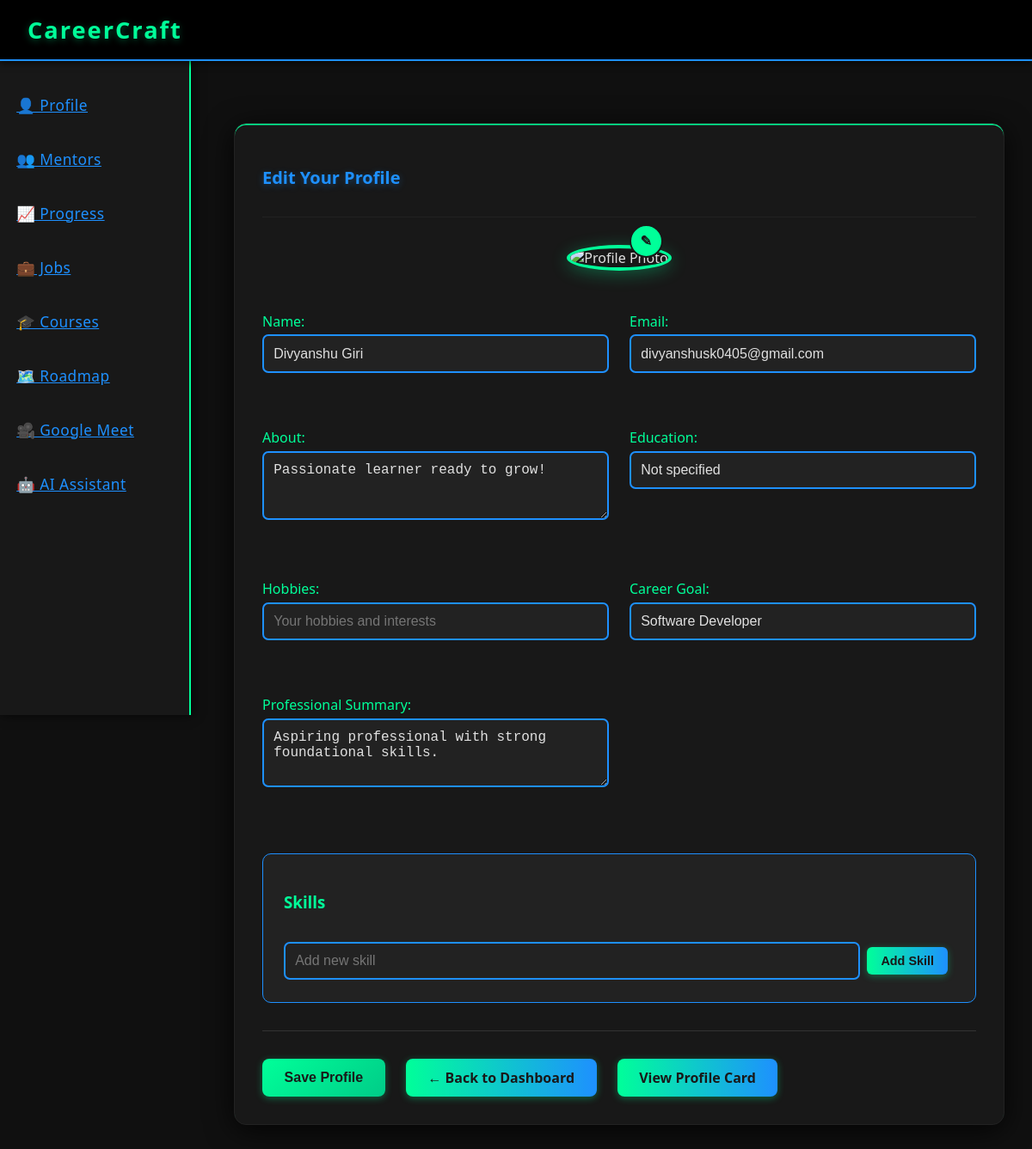
Page /resume_edit (signed in) on the earlier database version.
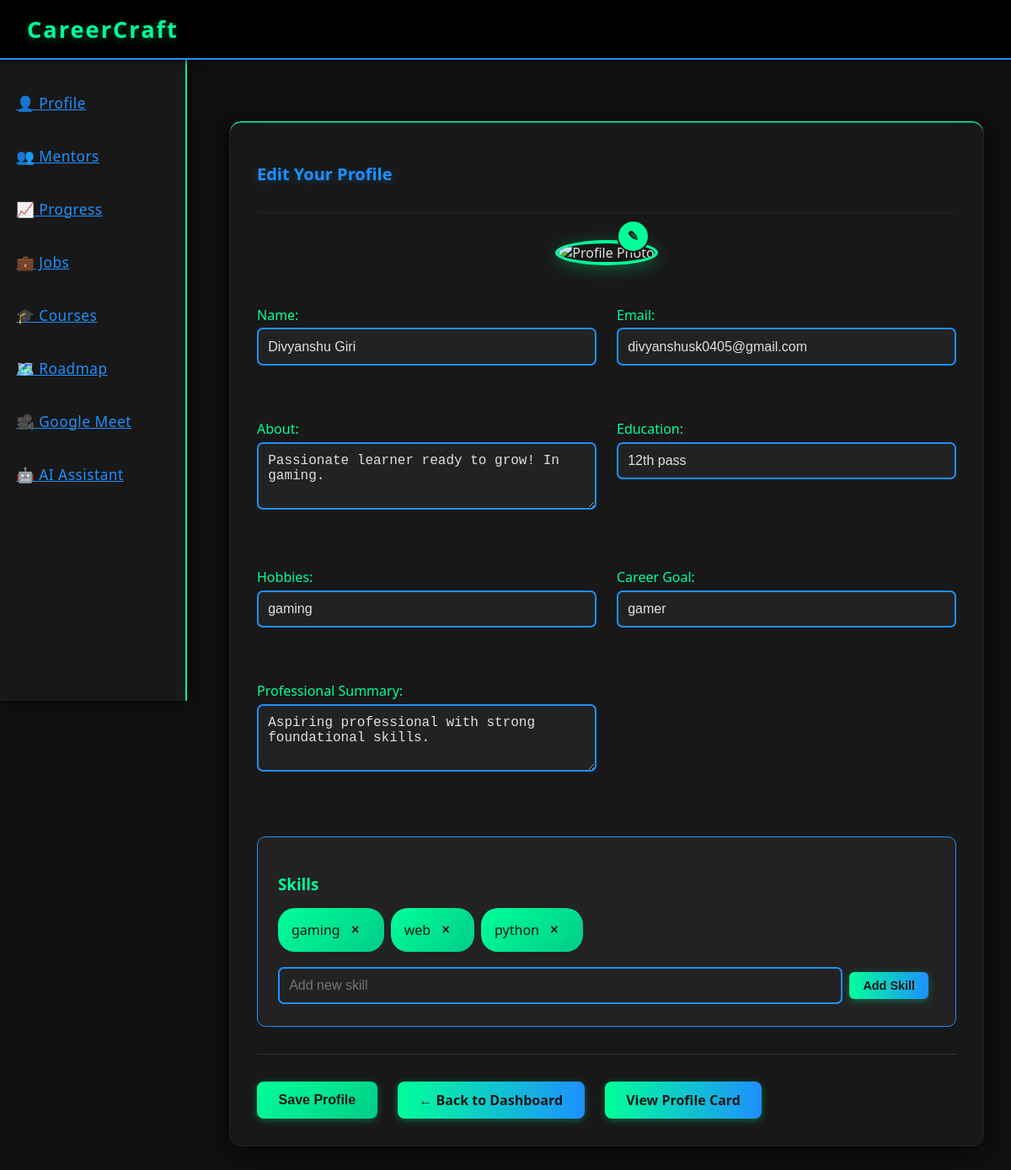
Same page on the later database version.
### models.py (models this page shows, shortened)
class User(db.Model):
    __tablename__ = 'users'
    id = db.Column(db.Integer, primary_key=True)
    email = db.Column(db.String(120), unique=True, nullable=False)
    password_hash = db.Column(db.String(256), nullable=False)
    name = db.Column(db.String(100), nullable=False, default='Student')
    phone = db.Column(db.String(20))
    career_field = db.Column(db.String(100), default='Software Developer')
    hobbies = db.Column(db.Text)
    about = db.Column(db.Text)
    education = db.Column(db.Text)
    summary = db.Column(db.Text)
    photo = db.Column(db.String(200))
    score = db.Column(db.Integer, default=0)
    level = db.Column(db.String(50), default='Beginner')
    xp = db.Column(db.Integer, default=0)
    badges = db.Column(db.Text, default=json.dumps([]))
    skills = db.Column(db.Text, default=json.dumps([]))
    created_at = db.Column(db.DateTime, default=datetime.utcnow)
    updated_at = db.Column(db.DateTime, default=datetime.utcnow, onupdate=datetime.utcnow)
    is_active = db.Column(db.Boolean, default=True)
    progress = db.relationship('UserProgress', backref='user', lazy=True)
    mentor_connections = db.relationship('MentorConnection', backref='user', lazy=True)
    def get_skills(self):
        return json.loads(self.skills) if self.skills else []

### app.py (the view, shortened to what this page needs)
@app.route('/resume_edit', methods=['GET', 'POST'])
def resume_edit():
    if request.method == 'POST':
        return redirect(url_for('save_profile'))
    if 'user_id' in session:
        user = User.query.get(session['user_id'])
        if user:
            resume_data = {
                'name': user.name,
                'email': user.email,
                'about': user.about or 'Passionate learner ready to grow!',
                'education': user.education or 'Not specified',
                'hobbies': user.hobbies or '',
                'career': user.career_field or 'Software Developer',
                'summary': user.summary or 'Aspiring professional with strong foundational skills.',
                'skills': user.get_skills(),
                'photo': user.photo or url_for('static', filename='profile_photos/default.jpg')
            }
            return render_template('resume_edit.html', resume=resume_data)

### templates/resume_edit.html (shortened to what this page needs)
{% extends "_layout.html" %}
{% block content %}
<div class="w3-main">
    <div class="card">
        <h2 class="card-title">Edit Your Profile</h2>
        <hr>
        <form method="POST" enctype="multipart/form-data" action="{{ url_for('save_profile') }}">
            <div class="profile-photo-container">
                <div class="profile-photo-wrapper">
                    <img id="profilePhotoPreview"
                         src="{{ url_for('static', filename='profile_photos/default.jpg') }}"
                         alt="Profile Photo"
                         class="profile-photo">
                    <label for="photo_upload" class="photo-upload-label" title="Change photo">
                        <span class="edit-icon">✎</span>
                    </label>
                </div>
            </div>
            <div class="profile-form-grid">
                <div class="form-group">
                    <label for="name">Name:</label>
                    <input type="text" name="name" id="name" value="{{ resume.name }}" placeholder="Your full name">
                </div>
                <div class="form-group">
                    <label for="email">Email:</label>
                    <input type="email" name="email" id="email" value="{{ resume.email }}" placeholder="Your email address">
                </div>
                <div class="form-group">
                    <label for="about">About:</label>
                    <textarea name="about" id="about" rows="3" placeholder="Tell us about yourself...">{{ resume.about }}</textarea>
                </div>
                <div class="form-group">
                    <label for="education">Education:</label>
                    <input type="text" name="education" id="education" value="{{ resume.education }}" placeholder="Your educational background">
                </div>
                <div class="form-group">
                    <label for="hobbies">Hobbies:</label>
                    <input type="text" name="hobbies" id="hobbies" value="{{ resume.hobbies }}" placeholder="Your hobbies and interests">
                </div>
                <div class="form-group">
                    <label for="career">Career Goal:</label>
                    <input type="text" name="career" id="career" value="{{ resume.career }}" placeholder="Your career aspirations">
                </div>
                <div class="form-group">
                    <label for="summary">Professional Summary:</label>
                    <textarea name="summary" id="summary" rows="3" placeholder="Brief professional summary...">{{ resume.summary }}</textarea>
                </div>
            </div>
            <div class="skills-section">
                <h3>Skills</h3>
                <div class="skills-list">
                    {% for skill in resume.skills %}
                    <span class="skill-tag">
                        {{ skill }}
                        <button type="submit" name="del_skill" value="{{ skill }}" class="remove-skill" title="Remove skill">×</button>
                    </span>
                    {% endfor %}
                </div>
                <div class="add-skill">
                    <input type="text" name="add_skill" placeholder="Add new skill" class="skill-input">
                    <button type="submit" class="btn-small">Add Skill</button>
                </div>
            </div>
            <div class="profile-actions">
                <button type="submit" class="btn btn-primary">Save Profile</button>
                <a href="{{ url_for('dashboard') }}" class="btn btn-secondary">← Back to Dashboard</a>
                <a href="{{ url_for('view_profile_card') }}" class="btn btn-outline">View Profile Card</a>
            </div>
        </form>
    </div>
</div>
{% endblock %}

### templates/_layout.html (shortened to what this page needs)
<!DOCTYPE html>
<html lang="en">
<head>
    <link rel="stylesheet" href="{{ url_for('static', filename='styles.css') }}">
</head>
<body>
    <div class="w3-topbar">
        <span class="logo">CareerCraft</span>
    </div>
    <div class="w3-sidebar">
        <a href="{{ url_for('dashboard') }}">🏠 Dashboard</a>
        <a href="{{ url_for('resume') }}">👤 Profile</a>
        <a href="{{ url_for('mentors') }}">👥 Mentors</a>
        <a href="{{ url_for('progress') }}">📈 Progress</a>
        <a href="{{ url_for('jobs') }}">💼 Jobs</a>
        <a href="{{ url_for('courses') }}">🎓 Courses</a>
        <a href="{{ url_for('roadmap') }}">🗺️ Roadmap</a>
        <a href="{{ url_for('meet') }}">🎥 Google Meet</a>
        <a href="{{ url_for('assistant') }}">🤖 AI Assistant</a>
    </div>
    {% block content %}
    {% endblock %}
</body>
</html>

### static/styles.css (style rules this page uses)
body { background: #101010; color: #e0e0e0; font-family: 'Segoe UI', Arial, sans-serif; margin: 0; min-height: 100vh; transition: background 0.5s; }
.w3-main, .container, .card, .dashboard-section { animation: fadeIn 0.8s; }
.w3-sidebar { position: fixed; left: 0; top: 0; width: 220px; height: 100vh; background: #181818; border-right: 2px solid #00ff99; box-shadow: 2px 0 12px #000a; padding-top: 2rem; display: flex; flex-direction: column; gap: 0.5rem; z-index: 10; }
.w3-sidebar a { color: #1e90ff; padding: 0.9rem 1.2rem; margin: 0.1rem 0; border-radius: 8px; font-weight: 500; font-size: 1.08rem; transition: background 0.2s, color 0.2s, box-shadow 0.2s, transform 0.2s; border: none; display: block; letter-spacing: 0.5px; }
.w3-topbar { background: #000; color: #00ff99; padding: 1rem 2rem; display: flex; align-items: center; justify-content: space-between; box-shadow: 0 2px 8px #000a; position: sticky; top: 0; z-index: 20; border-bottom: 2px solid #1e90ff; }
.w3-topbar .logo { font-size: 1.7rem; font-weight: bold; letter-spacing: 2px; text-shadow: 0 2px 8px #00ff9955; }
.w3-main { margin-left: 240px; padding: 2.5rem 2rem 2rem 2rem; transition: margin 0.3s; min-height: 100vh; }
.card, .container, .dashboard-section { background: #181818; border-radius: 14px; box-shadow: 0 6px 32px #000c, 0 1.5px 0 #00ff99 inset; border: 1.5px solid #222; padding: 2rem 2rem 1.5rem 2rem; margin: 2rem 0; transition: box-shadow 0.3s, border-color 0.3s; position: relative; }
.card-title { color: #1e90ff; font-size: 1.25rem; margin-bottom: 1rem; text-shadow: 0 2px 8px #1e90ff55; font-weight: 600; }
button, .btn, .w3-main a { background: linear-gradient(90deg, #00ff99 0%, #1e90ff 100%); color: #181818; border: none; padding: 0.7rem 1.6rem; border-radius: 8px; font-weight: bold; cursor: pointer; margin: 0.5rem 0.5rem 0.5rem 0; box-shadow: 0 2px 8px #00ff9955; transition: background 0.2s, color 0.2s, box-shadow 0.2s, transform 0.2s; display: inline-block; text-align: center; text-decoration: none; position: relative; overflow: hidden; font-size: 1rem; }
input, select, textarea { background: #222; color: #e0e0e0; border: 2px solid #1e90ff; border-radius: 7px; padding: 0.7rem; margin-bottom: 1rem; width: 100%; box-sizing: border-box; transition: border-color 0.2s, box-shadow 0.2s; font-size: 1rem; }
label { color: #00ff99; font-weight: 500; margin-bottom: 0.3rem; display: block; font-size: 1rem; }
.form-group { margin-bottom: 1.5rem; }
hr { border: none; border-top: 1px solid #222; margin: 2rem 0; }
.btn-small { background: linear-gradient(90deg, #00ff99 0%, #1e90ff 100%); color: #181818; border: none; padding: 0.5rem 1rem; border-radius: 6px; font-weight: 600; cursor: pointer; text-decoration: none; display: inline-block; font-size: 0.9rem; transition: all 0.2s; }

Differences in the rows shown:
changed User "Divyanshu Giri": about "Passionate learner ready to grow!" → "Passionate learner ready to grow! In gaming."; education "Not specified" → "12th pass"; hobbies (not shown) → "gaming"; career "Software Developer" → "gamer"
Other differences:
new list line: "gaming ×"
new list line: "web ×"
new list line: "python ×"
